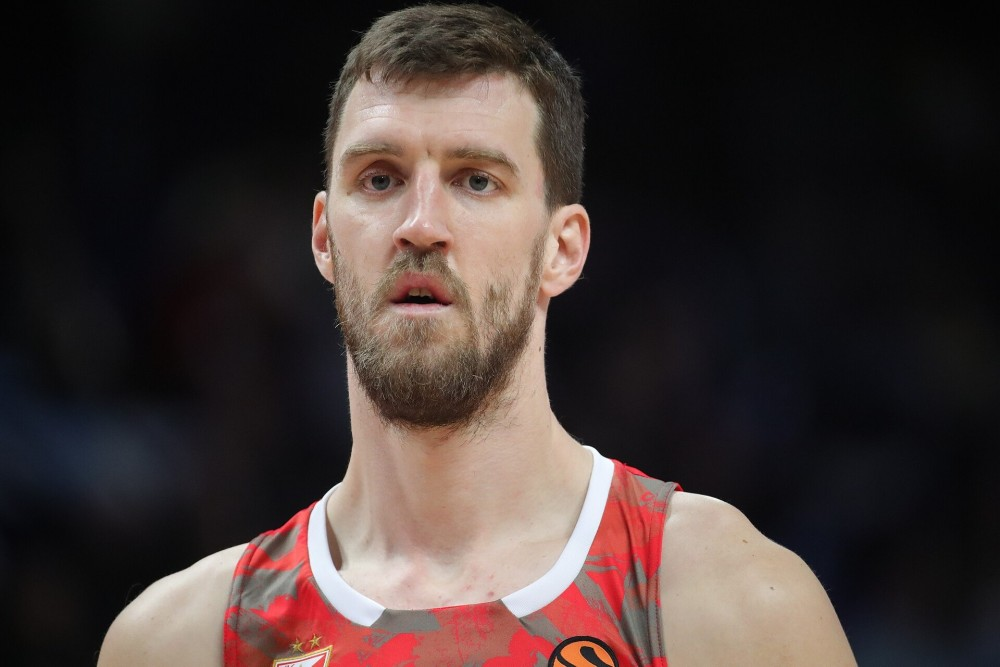
#> input picture data/samples/athlete_dark_bg.jpg, 1000 x 667 px
$ python -i viz.py   (imports and definitions only)
#> lines starting #> are read from the running program, lines starting #| are printed output that depends on the picture
"""Thread-by-thread visualizer (PLAN.md §2b).

Replays a result with the same renderer the solver output uses (`render.Canvas` for black
thread, `color.ColorCanvas` for colour), so the last frame is exactly the final render.
A `Source` wraps either a pin sequence (grayscale) or colour steps. Three modes:

* `play`           interactive matplotlib window: target | threads so far | error map
                   keys: space = pause/resume, right = step (paused), +/- = speed, e = end
* `export`         mp4 (cv2.VideoWriter) or gif (Pillow) of the build-up
* `snapshot_grid`  one figure showing the render at several line counts (report figure)
"""

from collections.abc import Iterator, Sequence
from dataclasses import dataclass
from pathlib import Path

import cv2
import numpy as np

from .metrics import evaluate
from .render import Canvas

SPEEDS = (1, 2, 5, 10, 20, 50, 100)
LUMA = np.array([0.299, 0.587, 0.114])


@dataclass
class Source:
    pins: np.ndarray
    shape: tuple[int, int]
    lines: list[tuple[int, int, int]]  # (colour index, from pin, to pin); colour -1 = black
    opacity: float
    colors: np.ndarray | None = None  # (K, 3) RGB in [0, 1]; None = grayscale
    names: list[str] | None = None

    # [20 lines left out: functions gray, color, not called in this run]

    @property
    def is_color(self) -> bool:
        return self.colors is not None

    @property
    def n_lines(self) -> int:
        return len(self.lines)

    # [33 lines left out: functions new_canvas, draw, frames, final, label, not called in this run]


def _luma(img: np.ndarray) -> np.ndarray:
    return img @ LUMA if img.ndim == 3 else img


# [5 lines left out: function _status_metrics, not called in this run]


def _imshow_kw(img):
    return {} if img.ndim == 3 else {"cmap": "gray", "vmin": 0, "vmax": 1}


# [96 lines left out: function play, not called in this run]


def _to_bgr8(img: np.ndarray) -> np.ndarray:
    u8 = np.clip(img * 255 + 0.5, 0, 255).astype(np.uint8)
    return cv2.cvtColor(u8, cv2.COLOR_RGB2BGR if img.ndim == 3 else cv2.COLOR_GRAY2BGR)


# [20 lines left out: function _frame_bgr, not called in this run]


def export(
    src: Source,
    out_path: Path,
    lines_per_frame: int | None = None,
    fps: int = 30,
    duration_s: float = 15.0,
    hold_s: float = 2.0,
    scale: float = 1.0,
) -> Path:
    """Write the build-up as .mp4 or .gif. By default the clip lasts about `duration_s`."""
    out_path = Path(out_path)
    suffix = out_path.suffix.lower()
    if suffix not in (".mp4", ".gif"):
        raise ValueError(f"unsupported export format {suffix!r} (use .mp4 or .gif)")
    if src.n_lines == 0:
        raise ValueError("nothing to export: the result has no lines")
    if suffix == ".gif":
        fps = min(fps, 10)  # GIFs balloon quickly; 10 fps keeps a 15 s clip to a few MB
    if lines_per_frame is None:
        lines_per_frame = max(1, int(np.ceil(src.n_lines / (fps * duration_s))))
    frames = (_frame_bgr(src, img, k, scale) for k, img in src.frames(lines_per_frame))
    if suffix == ".mp4":
        h, w = int(round(src.shape[0] * scale)), int(round(src.shape[1] * scale))
        writer = cv2.VideoWriter(str(out_path), cv2.VideoWriter_fourcc(*"mp4v"), fps, (w, h))
        if not writer.isOpened():
            raise RuntimeError(f"cv2.VideoWriter could not open {out_path}")
        last = None
        for last in frames:
            writer.write(last)
        for _ in range(int(hold_s * fps)):
            writer.write(last)
        writer.release()
    else:
        from PIL import Image

        imgs = [Image.fromarray(cv2.cvtColor(f, cv2.COLOR_BGR2RGB)) for f in frames]
        durations = [int(1000 / fps)] * (len(imgs) - 1) + [int(hold_s * 1000)]
        imgs[0].save(
            out_path,
            save_all=True,
            append_images=imgs[1:],
            duration=durations,
            loop=0,
            optimize=True,
        )
    return out_path


# [35 lines left out: function snapshot_grid, not called in this run]

>>> import cv2
>>> picture = cv2.imread('../../data/samples/athlete_dark_bg.jpg', cv2.IMREAD_GRAYSCALE)
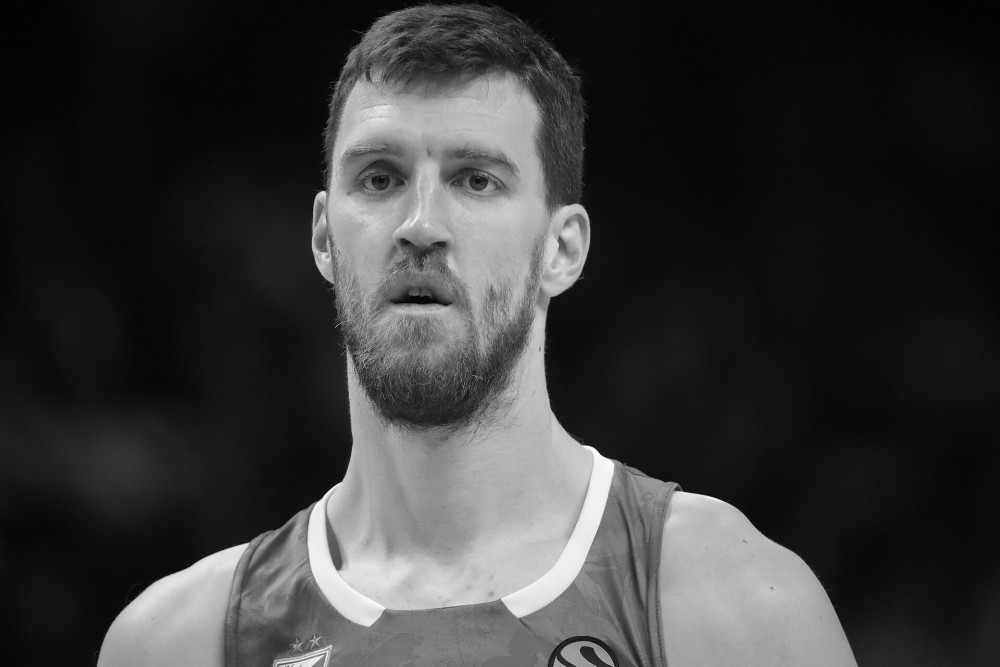
#> picture: shape (667, 1000); min 0, max 255, mean 57.1
>>> result = export(picture, 'out.png')
#> (the run stopped early here; a loop or call above may not have finished)
